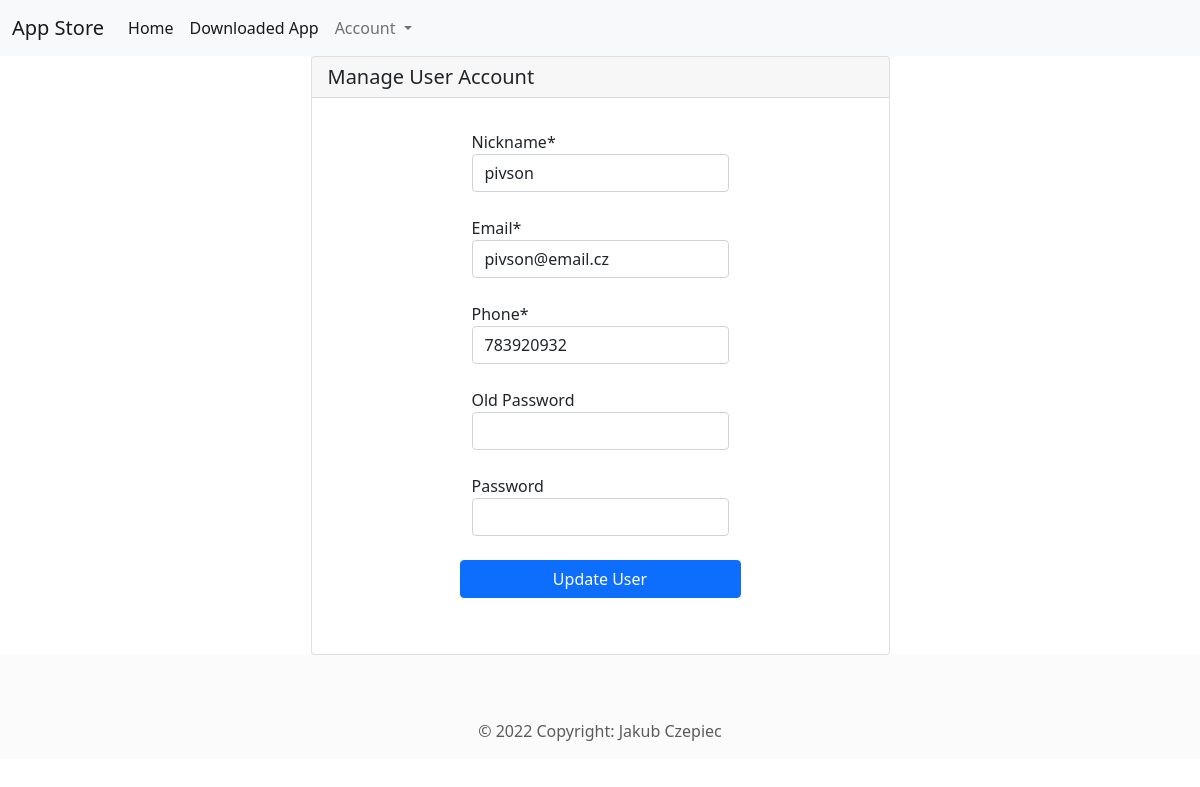
The app's page /userPage/manageAccount/ (signed in) with its own data.
### AppStore/models.py (models this page shows, shortened)
class User(models.Model):
    first_name = models.CharField(max_length=20)
    last_name = models.CharField(max_length=20)
    nickname = models.CharField(max_length=20)
    password = models.CharField(max_length=20)
    email = models.EmailField(max_length=20, unique=True)
    phone = models.CharField(max_length=20, unique=True)
    register_date = models.DateTimeField(auto_now_add=True)
    role = models.CharField(max_length=20, default='user')

### AppStore/views.py (the view)
# urls.py: path('userPage/manageAccount/', views.manageAccount, name='manageAccount'),
def manageAccount(request):
    if 'userId' not in request.session:
        return redirect('/')
    user = User.objects.get(id=request.session['userId'])
    if request.method == 'POST':
        form = ManageAccount(request.POST)
        if form.is_valid():
            nickname = form.cleaned_data['nickname']
            email = form.cleaned_data['email']
            phone = form.cleaned_data['phone']
            old_password = form.cleaned_data['old_password']
            new_password = form.cleaned_data['password']
            user.nickname = nickname
            user.email = email
            user.phone = phone
            if user.password == old_password:
                if len(new_password) > 4:
                    user.password = new_password
                    user.save()
                else:
                    form.add_error('password', 'Password must be at least 5 characters')
                    return render(request, 'manageAccount.html', {'form': form, 'user': user})
            else:
                user.save()
            return redirect('/userPage')
        else:
            return render(request, 'AppStore/manageAccount.html', {'form': form, 'user': user})
    else:
        form = ManageAccount(initial={
            'first_name': user.first_name,
            'last_name': user.last_name,
            'nickname': user.nickname,
            'email': user.email,
            'phone': user.phone,
            'password': user.password
        })
        return render(request, 'AppStore/manageAccount.html', {'form': form, 'user': user})

### AppStore/forms.py
class ManageAccount(forms.Form):
    nickname = forms.CharField(label='Nickname', max_length=20, required=True)
    email = forms.EmailField(label='Email', required=True)
    phone = forms.CharField(label='Phone', max_length=20, required=True)
    old_password = forms.CharField(label="Old Password", widget=forms.PasswordInput, required=False)
    password = forms.CharField(label='Password', widget=forms.PasswordInput, required=False)

### AppStore/templates/AppStore/manageAccount.html (shortened to what this page needs)
{% extends "AppStore/userBase.html" %}
{% block content %}
<div class="d-flex justify-content-md-center">
    <div class="card">
        <h5 class="card-header">Manage User Account</h5>
            {% load crispy_forms_tags %}
            <div class="d-flex justify-content-center" style="padding-right: 10rem; padding-left: 10rem; padding-top: 2rem; padding-bottom: 2rem;">
                <form method="post">
                    <div class="form-outline mb-4 row">
                        {{form.nickname|as_crispy_field}}
                    </div>
                    <div class="form-outline mb-4 row">
                        {{form.email|as_crispy_field}}
                    </div>
                    <div class="form-outline mb-4 row">
                        {{form.phone|as_crispy_field}}
                    </div>
                    <div class="form-outline mb-4 row">
                        {{form.old_password|as_crispy_field}}
                    </div>
                    <div class="form-outline mb-4 row">
                        {{form.password|as_crispy_field}}
                    </div>
                    <div class="form-outline mb-4 row">
                        <button type="submit" class="btn btn-primary">Update User</button>
                    </div>
                </form>
            </div>
        </div>
    </div>
{% endblock content %}

### records on screen
User: nickname "pivson", email "pivson@email.cz", phone "783920932"
